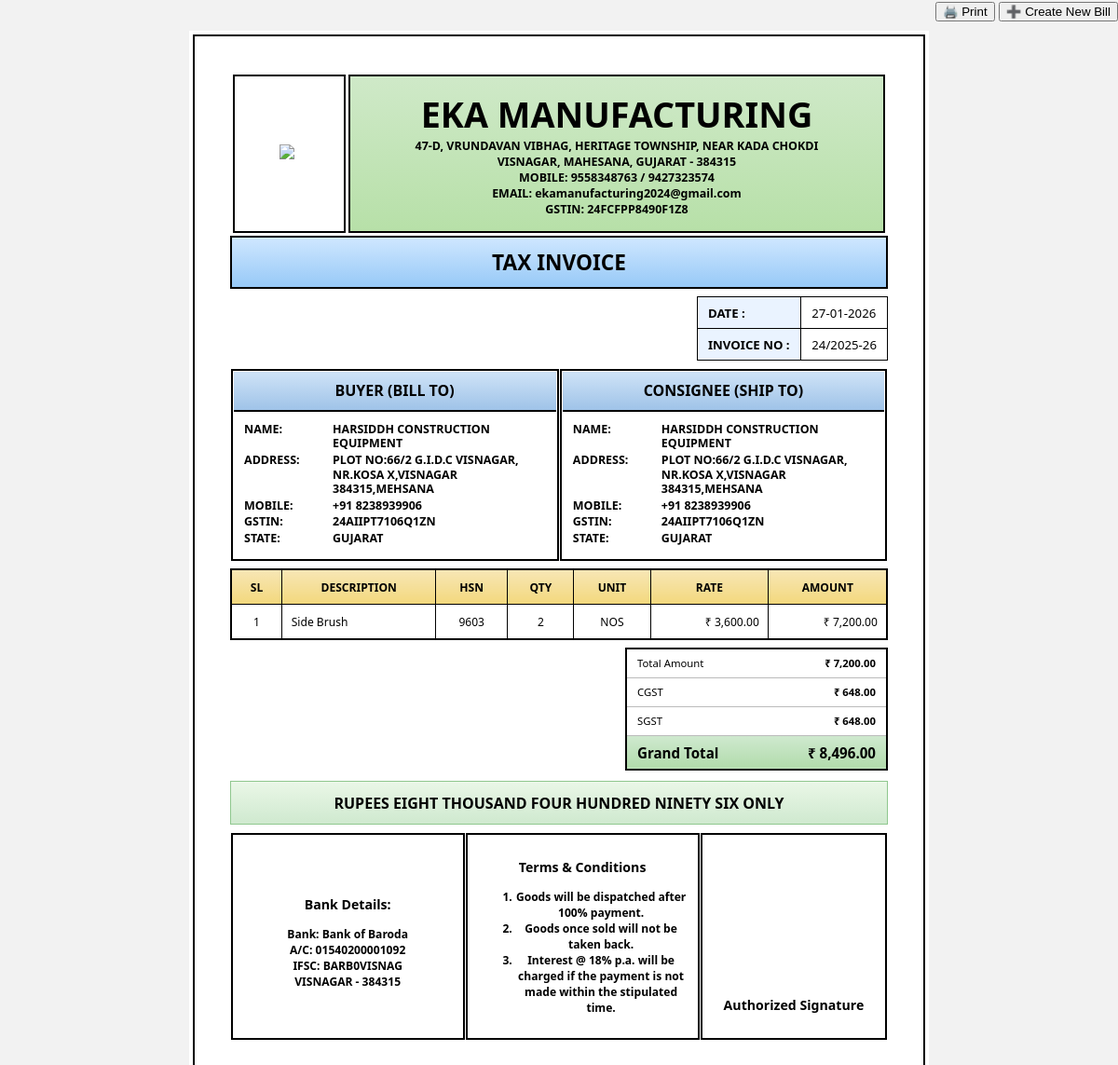
The page /view_bill.php?id=142 on the database its author committed.
### tables this page shows
CREATE TABLE `bills` (
  `id` int(11) NOT NULL,
  `invoice_number` varchar(100) NOT NULL,
  `invoice_date` date NOT NULL,
  `company_id` int(11) DEFAULT NULL,
  `buyer_name` varchar(255) NOT NULL,
  `buyer_address` text NOT NULL,
  `buyer_mobile` varchar(20) NOT NULL,
  `buyer_gst` varchar(50) NOT NULL,
  `buyer_state` varchar(100) NOT NULL,
  `consignee_name` varchar(255) NOT NULL,
  `consignee_address` text NOT NULL,
  `consignee_mobile` varchar(20) NOT NULL,
  `consignee_gst` varchar(50) NOT NULL,
  `consignee_state` varchar(100) NOT NULL,
  `tax_type` varchar(20) NOT NULL,
  `cgst_rate` decimal(5,2) DEFAULT 0.00,
  `sgst_rate` decimal(5,2) DEFAULT 0.00,
  `igst_rate` decimal(5,2) DEFAULT 0.00,
  `freight` decimal(10,2) DEFAULT 0.00,
  `round_off` decimal(10,2) DEFAULT 0.00,
  `bank_name` varchar(255) DEFAULT NULL,
  `bank_account` varchar(50) DEFAULT NULL,
  `bank_ifsc` varchar(20) DEFAULT NULL,
  `bank_branch` varchar(255) DEFAULT NULL,
  `terms` text DEFAULT NULL,
  `items` longtext NOT NULL,
  `quantity` decimal(10,2) NOT NULL DEFAULT 0.00,
  `unit_price` decimal(10,4) NOT NULL DEFAULT 0.0000,
  `total_amount` decimal(12,2) DEFAULT 0.00,
  `cgst_amount` decimal(12,2) DEFAULT 0.00,
  `sgst_amount` decimal(12,2) DEFAULT 0.00,
  `igst_amount` decimal(12,2) DEFAULT 0.00,
  `grand_total` decimal(12,2) DEFAULT 0.00,
  `amount_in_words` text DEFAULT NULL,
  `created_at` datetime NOT NULL DEFAULT current_timestamp(),
  `rounding_adjustment` decimal(12,2) NOT NULL DEFAULT 0.00
);

### view_bill.php (the view, shortened to what this page needs)
<?php
require_once "db.php";
$bill_id = $_GET['id'] ?? 0;
$stmt = $conn->prepare("SELECT * FROM bills WHERE id = ?");
$stmt->bind_param("i", $bill_id);
$stmt->execute();
$result = $stmt->get_result();
$bill = $result->fetch_assoc();
$items = json_decode($bill['items'], true);
$invoice_date = date('d-m-Y', strtotime($bill['invoice_date']));
$terms_array = array_filter(array_map('trim', explode("\n", $bill['terms'])));
?>
<!DOCTYPE html>
<html lang="en">
<head>
</head>
<body>
    <div class="top-actions" style="text-align:right;margin-bottom:10px;">
        <button class="action-btn print-btn" onclick="printBill()">🖨️ Print</button>
        <button class="action-btn new-btn" onclick="window.location.href='bill_form.php'">➕ Create New Bill</button>
    </div>
    <div class="page">
        <div class="main-box">
            <table class="header-table">
                <tr>
                    <td class="header-logo">
                        <img src="image.png">
                    </td>
                    <td class="header-green">
                        <h1 class="header-title">EKA MANUFACTURING</h1>
                        <div class="header-address">
                            47-D, VRUNDAVAN VIBHAG, HERITAGE TOWNSHIP, NEAR KADA CHOKDI<br>
                            VISNAGAR, MAHESANA, GUJARAT - 384315<br>
                            MOBILE: 9558348763 / 9427323574<br>
                            EMAIL: ekamanufacturing2024@gmail.com<br>
                            GSTIN: 24FCFPP8490F1Z8
                        </div>
                    </td>
                </tr>
            </table>
            <div class="invoice-title">TAX INVOICE</div>
            <div class="meta-row">
                <table class="meta-table">
                    <tr>
                        <td>DATE :</td>
                        <td><?php echo $invoice_date; ?></td>
                    </tr>
                    <tr>
                        <td>INVOICE NO :</td>
                        <td><?php echo $bill['invoice_number']; ?></td>
                    </tr>
                </table>
            </div>
            <table class="party-table">
                <tr>
                    <td>
                        <div class="party-title">BUYER (BILL TO)</div>
                        <div class="party-body">
                            <div class="pb-row">
                                <span class="pb-label">NAME:</span>
                                <span class="pb-value"><?php echo htmlspecialchars($bill['buyer_name']); ?></span>
                            </div>
                            <div class="pb-row">
                                <span class="pb-label">ADDRESS:</span>
                                <span
                                    class="pb-value"><?php echo nl2br(htmlspecialchars($bill['buyer_address'])); ?></span>
                            </div>
                            <div class="pb-row">
                                <span class="pb-label">MOBILE:</span>
                                <span class="pb-value"><?php echo htmlspecialchars($bill['buyer_mobile']); ?></span>
                            </div>
                            <div class="pb-row">
                                <span class="pb-label">GSTIN:</span>
                                <span class="pb-value"><?php echo htmlspecialchars($bill['buyer_gst']); ?></span>
                            </div>
                            <div class="pb-row">
                                <span class="pb-label">STATE:</span>
                                <span class="pb-value"><?php echo htmlspecialchars($bill['buyer_state']); ?></span>
                            </div>
                        </div>
                    </td>
                    <td>
                        <div class="party-title">CONSIGNEE (SHIP TO)</div>
                        <div class="party-body">
                            <div class="pb-row">
                                <span class="pb-label">NAME:</span>
                                <span class="pb-value"><?php echo htmlspecialchars($bill['consignee_name']); ?></span>
                            </div>
                            <div class="pb-row">
                                <span class="pb-label">ADDRESS:</span>
                                <span
                                    class="pb-value"><?php echo nl2br(htmlspecialchars($bill['consignee_address'])); ?></span>
                            </div>
                            <div class="pb-row">
                                <span class="pb-label">MOBILE:</span>
                                <span class="pb-value"><?php echo htmlspecialchars($bill['consignee_mobile']); ?></span>
                            </div>
                            <div class="pb-row">
                                <span class="pb-label">GSTIN:</span>
                                <span class="pb-value"><?php echo htmlspecialchars($bill['consignee_gst']); ?></span>
                            </div>
                            <div class="pb-row">
                                <span class="pb-label">STATE:</span>
                                <span class="pb-value"><?php echo htmlspecialchars($bill['consignee_state']); ?></span>
                            </div>
                        </div>
                    </td>
                </tr>
            </table>
            <table class="items-table">
                <thead>
                    <tr>
                        <th>SL</th>
                        <th>DESCRIPTION</th>
                        <th>HSN</th>
                        <th>QTY</th>
                        <th>UNIT</th>
                        <th>RATE</th>
                        <th>AMOUNT</th>
                    </tr>
                </thead>
                <tbody>
                    <?php $sl=1; foreach($items as $it): ?>
                    <tr>
                        <td class="center"><?php echo $sl++; ?></td>
                        <td><?php echo htmlspecialchars($it['description']); ?></td>
                        <td class="center"><?php echo $it['hsn']; ?></td>
                        <td class="center"><?php echo $it['quantity']; ?></td>
                        <td class="center"><?php echo $it['unit']; ?></td>
                        <td class="right">₹ <?php echo number_format($it['rate'],2); ?></td>
                        <td class="right">₹ <?php echo number_format($it['amount'],2); ?></td>
                    </tr>
                    <?php endforeach; ?>
                </tbody>
            </table>
            <table class="totals-table">
                <tr>
                    <td>Total Amount</td>
                    <td>₹ <?php echo number_format($bill['total_amount'],2); ?></td>
                </tr>
                <?php if($bill['tax_type']=="SGST/CGST"): ?>
                <?php if($bill['cgst_amount']>0): ?>
                <tr>
                    <td>CGST</td>
                    <td>₹ <?php echo number_format($bill['cgst_amount'],2); ?></td>
                </tr>
                <?php endif; ?>
                <?php if($bill['sgst_amount']>0): ?>
                <tr>
                    <td>SGST</td>
                    <td>₹ <?php echo number_format($bill['sgst_amount'],2); ?></td>
                </tr>
                <?php endif; ?>
                <?php endif; ?>
                <tr class="grand">
                    <td>Grand Total</td>
                    <td>₹ <?php echo number_format($bill['grand_total'],2); ?></td>
                </tr>
            </table>
            <div class="amount-words">
                <?php echo htmlspecialchars($bill['amount_in_words']); ?>
            </div>
            <table class="footer-table">
                <tr>
                    <td>
                        <h3><strong>Bank Details:</strong><br></h3>
                        Bank: <?php echo $bill['bank_name']; ?><br>
                        A/C: <?php echo $bill['bank_account']; ?><br>
                        IFSC: <?php echo $bill['bank_ifsc']; ?><br>
                        <?php echo $bill['bank_branch']; ?>
                    </td>
                    <td>
                        <h3><strong>Terms & Conditions</strong></h3>
                        <ol>
                            <?php foreach($terms_array as $t): ?>
                            <li><?php echo htmlspecialchars($t); ?></li>
                            <?php endforeach; ?>
                        </ol>
                    </td>
                    <td class="sig">
                        <h3>Authorized Signature</h3>
                    </td>
                </tr>
            </table>
        </div>
    </div>
</body>
</html>

### view_bill.php (style rules this page uses)
* { box-sizing: border-box; }
body { font-family: "Segoe UI", Arial, sans-serif; margin: 0; background: #f2f2f2; }
.page { width: 210mm; min-height: 297mm; margin: 0 auto; background: #fff; padding: 1mm; border: 0; }
.main-box { border: 0.6mm solid #000; padding: 10mm; }
.header-table { width: 100%; border-collapse: separate; border-spacing: 1mm; }
.header-table td { border: 0.6mm solid #000; }
.header-logo { width: 32mm; text-align: center; padding: 4mm; padding-right: 5mm; }
.header-green { background: linear-gradient(180deg, #cfe9c8, #b7e0a8); text-align: center; padding: 4mm; }
.header-title { font-size: 10mm; font-weight: 900; margin: 0; }
.header-address { font-size: 3.3mm; font-weight: 600; }
.invoice-title { border: 0.6mm solid #000; border-top: 0.6mm solid #000; text-align: center; padding: 3mm; font-size: 6mm; font-weight: 900; background: linear-gradient(#cfe7ff, #97c9f7); }
.meta-table { border-collapse: collapse; margin-left: auto; font-size: 3.5mm; margin-top: 2mm; }
.meta-table td { border: 0.4mm solid #000; padding: 2mm 3mm; }
.meta-table td:first-child { font-weight: 700; background: #eaf3ff; }
.party-table { width: 100%; border-collapse: separate; border-spacing: 0.5mm; margin-top: 2mm; }
.party-table td { border: 0.6mm solid #000; vertical-align: top; }
.party-title { text-align: center; padding: 2.5mm; font-weight: 700; background: linear-gradient(#cfe3f7, #9fc3e8); border-bottom: 0.6mm solid #000; }
.party-body { padding: 3mm; font-size: 3.3mm; font-weight: 700; line-height: 1.25; }
.pb-row { display: flex; margin-bottom: 2px; }
.pb-label { width: 95px; font-weight: 700; }
.pb-value { flex: 1; line-height: 1.25; font-weight: 600; }
.items-table { width: 100%; border-collapse: collapse; border: 0.6mm solid #000; margin-top: 2mm; font-size: 3.2mm; }
.items-table th { border: 0.4mm solid #000; padding: 2.5mm; background: linear-gradient(#f7e6b5, #f3d87d); font-weight: 700; text-align: center; }
.items-table td { border: 0.4mm solid #000; padding: 2.5mm; }
.right { text-align: right; }
.center { text-align: center; }
.totals-table { width: 40%; border-collapse: collapse; border: 0.6mm solid #000; margin-top: 2mm; margin-left: auto; font-size: 3.2mm; }
.totals-table td { border-bottom: 0.3mm solid #bbb; padding: 2mm 3mm; font-size: 3mm; }
.totals-table td:last-child { font-weight: 600; text-align: right; }
.grand td { background: linear-gradient(#cfe9cf, #b1dbab); font-size: 4mm; font-weight: 700; }
.amount-words { margin-top: 3mm; padding: 3mm; text-align: center; border: 0.5mm solid #8fc78e; background: linear-gradient(#eaf7e7, #cfe9cf); text-transform: uppercase; font-weight: 700; }
.footer-table { width: 100%; border-collapse: separate; border-spacing: 0.5mm; margin-top: 2mm; table-layout: fixed; }
.footer-table td { border: 0.6mm solid #000; padding: 3mm; font-size: 3.2mm; text-align: center; font-weight: 600; }
.footer-table td:nth-child(1) { width: 35%; }
.footer-table td:nth-child(2) { width: 35%; }
.footer-table td:nth-child(3) { width: 28%; vertical-align: bottom; }
.items-table, .totals-table, .footer-table { page-break-inside: avoid; }

### rows shown on the page
bills: invoice_date "27-01-2026", invoice_number "24/2025-26", buyer_name "HARSIDDH CONSTRUCTION EQUIPMENT", buyer_address "PLOT NO:66/2 G.I.D.C VISNAGAR, NR.KOSA X,VISNAGAR 384315,MEHSANA", buyer_mobile "+91 8238939906", buyer_gst "24AIIPT7106Q1ZN", buyer_state "GUJARAT", consignee_name "HARSIDDH CONSTRUCTION EQUIPMENT", consignee_address "PLOT NO:66/2 G.I.D.C VISNAGAR, NR.KOSA X,VISNAGAR 384315,MEHSANA", consignee_mobile "+91 8238939906", consignee_gst "24AIIPT7106Q1ZN", consignee_state "GUJARAT", total_amount "7,200.00", cgst_amount "648.00", sgst_amount "648.00", grand_total "8,496.00", amount_in_words "RUPEES EIGHT THOUSAND FOUR HUNDRED NINETY SIX ONLY", bank_name "Bank of Baroda", bank_account "01540200001092", bank_ifsc "BARB0VISNAG", bank_branch "VISNAGAR - 384315", terms "Goods will be dispatched after 100% payment.", terms "Goods once sold will not be taken back.", terms "Interest @ 18% p.a. will be charged if the payment is not made within the stipulated time."

### other values the page prints
$it['description'] "Side Brush"
$it['hsn'] "9603"
$it['quantity'] "2"
$it['unit'] "NOS"
$it['rate'] "3,600.00"
$it['amount'] "7,200.00"
